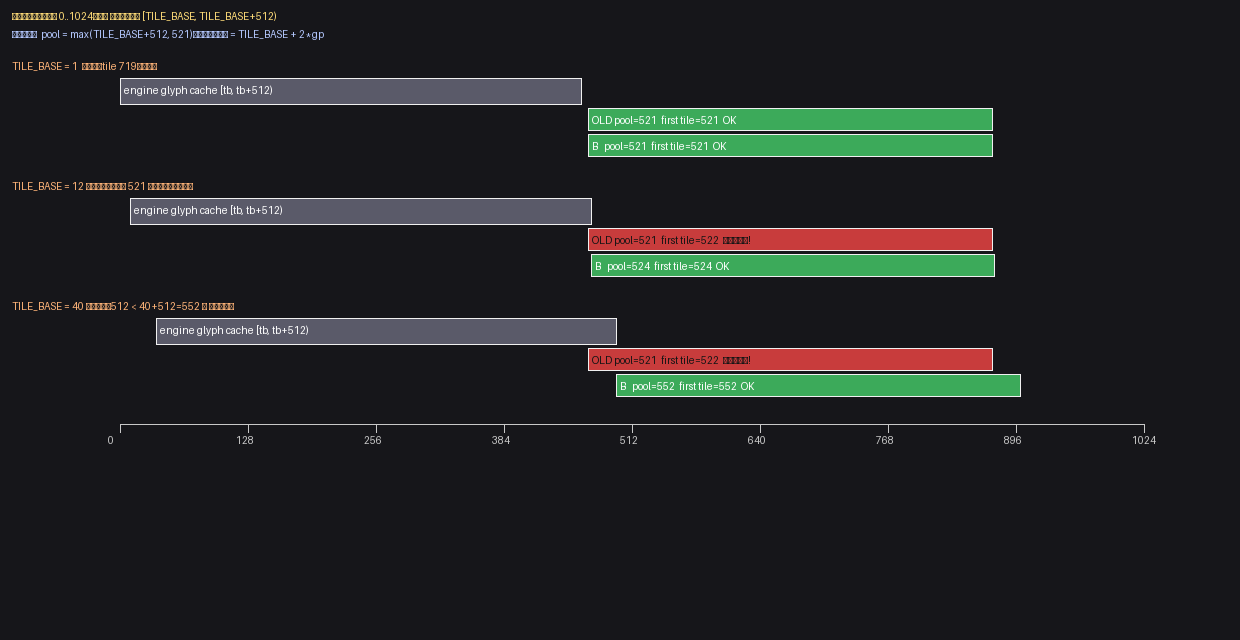

Python code for this plot:
# -*- coding: utf-8 -*-
"""可视化「预取覆盖区间」与「我方池位置」：旧代码(写死521) vs B(pool=max(tb+512,521))。
模拟 engine.c：tile = tb + 2*g, g = gp + slot, gp = (pool-tb+1)>>1
预取 worker 覆盖砖区间 = [tb, tb+512)  （用 win[0x16] 那把 global base）
"""
from PIL import Image, ImageDraw

def first_tile(pool, tb, slot=0):
    gp = (pool - tb + 1) >> 1 if pool > tb else 0
    g = gp + slot
    return tb + 2 * g

def pool_old(tb):   return 521
def pool_new(tb):
    p = tb + 512
    if p < 521: p = 521
    if p + 2 * 224 > 1024: p = 1024 - 2 * 224
    return p

W, H = 1240, 640
im = Image.new("RGB", (W, H), (22, 22, 26))
d = ImageDraw.Draw(im)

def bar(y, x0, x1, lo, hi, color, label, scale=0.9, h=26):
    X0 = 120 + int(lo * scale); X1 = 120 + int(hi * scale)
    d.rectangle([X0, y, X1, y + h], fill=color, outline=(240, 240, 240))
    d.text((X0 + 4, y + 6), label, fill=(20, 20, 20) if color[0] > 140 else (255, 255, 255))
    return X0, X1

d.text((12, 10), "区块占用示意（砖号 0..1024）—— 引擎预取覆盖 [TILE_BASE, TILE_BASE+512)", fill=(255, 220, 120))
d.text((12, 28), "我方池起点  pool = max(TILE_BASE+512, 521)；第一个槽的砖 = TILE_BASE + 2*gp", fill=(180, 200, 255))

cases = [(1, "TILE_BASE = 1  （模拟：tile 719，安全）"),
         (12, "TILE_BASE = 12 （旧代码：池起点 521 落在预取区间内！）"),
         (40, "TILE_BASE = 40 （旧代码：512 < 40+512=552 ⇒ 必然重叠）")]
yy = 60
for tb, title in cases:
    d.text((12, yy), title, fill=(255, 180, 120)); yy += 18
    # 预取区间
    bar(yy, 0, 0, tb, tb + 512, (90, 90, 105), "engine glyph cache [tb, tb+512)", scale=0.9)
    yy += 30
    # 旧
    t_old = first_tile(pool_old(tb), tb)
    hit_old = t_old < tb + 512
    bar(yy, 0, 0, pool_old(tb), pool_old(tb) + 448,
        (200, 60, 60) if hit_old else (60, 170, 90),
        "OLD pool=521  first tile=%d  %s" % (t_old, "被预取覆盖!" if hit_old else "OK"), scale=0.9, h=22)
    yy += 26
    # 新
    pn = pool_new(tb)
    t_new = first_tile(pn, tb)
    hit_new = t_new < tb + 512
    bar(yy, 0, 0, pn, pn + 448,
        (200, 60, 60) if hit_new else (60, 170, 90),
        "B   pool=%d  first tile=%d  %s" % (pn, t_new, "被预取覆盖!" if hit_new else "OK"), scale=0.9, h=22)
    yy += 46

# 刻度
d.line([120, yy + 4, 120 + 1024, yy + 4], fill=(200, 200, 200))
for t in range(0, 1025, 128):
    d.line([120 + t, yy + 4, 120 + t, yy + 12], fill=(200, 200, 200))
    d.text((120 + t - 12, yy + 14), str(t), fill=(200, 200, 200))

out = r"C:\code\GBA-Rom-Translator\.tmp\an\sim_pool.png"
im.save(out)
print("saved", out, im.size)
print("\n%-6s %-8s %-14s %-8s %s" % ("tb", "pool_old", "old first tile", "hit?", "pool_new(B) / first tile / hit?"))
for tb in (1, 8, 9, 12, 40, 100, 500):
    to = first_tile(pool_old(tb), tb)
    pn = pool_new(tb)
    tn = first_tile(pn, tb)
    print("%-6d %-8d %-14d %-8s %d / %d / %s"
          % (tb, pool_old(tb), to, "YES" if to < tb + 512 else "no",
             pn, tn, "YES" if tn < tb + 512 else "no"))
